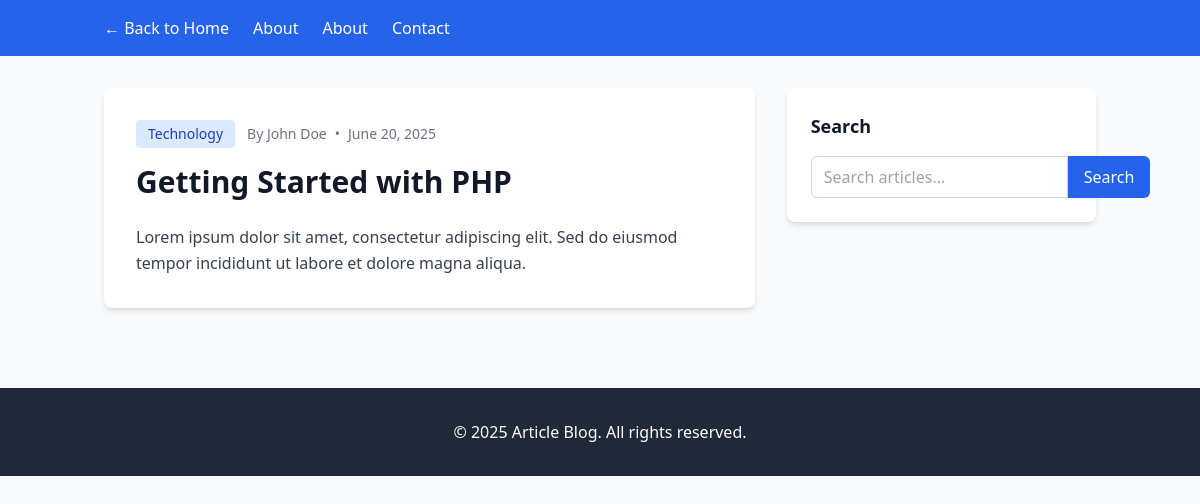
Page /article.php?slug=getting-started-with-php on the committed database.
### tables this page shows
CREATE TABLE `articles` (
  `id` INTEGER PRIMARY KEY AUTO_INCREMENT,
  `title` VARCHAR(200) NOT NULL,
  `slug` VARCHAR(200) UNIQUE NOT NULL,
  `content` TEXT NOT NULL,
  `image_url` VARCHAR(255),
  `created_at` TIMESTAMP DEFAULT CURRENT_TIMESTAMP,
  `updated_at` TIMESTAMP NULL ON UPDATE CURRENT_TIMESTAMP,
  `category_id` INTEGER NOT NULL,
  `author_id` INTEGER NOT NULL,
  `published` BOOLEAN DEFAULT FALSE,
  FOREIGN KEY (`category_id`) REFERENCES `categories` (`id`),
  FOREIGN KEY (`author_id`) REFERENCES `users` (`id`)
);

CREATE TABLE `categories` (
  `id` INTEGER PRIMARY KEY AUTO_INCREMENT,
  `name` VARCHAR(100) UNIQUE NOT NULL,
  `description` TEXT,
  `created_at` TIMESTAMP DEFAULT CURRENT_TIMESTAMP
);

CREATE TABLE `users` (
  `id` INTEGER PRIMARY KEY AUTO_INCREMENT,
  `username` VARCHAR(50) UNIQUE NOT NULL,
  `password` VARCHAR(255) NOT NULL,
  `name` VARCHAR(100),
  `role` ENUM('admin', 'author') DEFAULT 'author',
  `created_at` TIMESTAMP DEFAULT CURRENT_TIMESTAMP
);

### config.php (called while the page is built, shortened)
<?php
function formatDate($date)
{
    return date('F j, Y', strtotime($date));
}

### article.php (the view, shortened to what this page needs)
<?php
require_once 'config.php';
$slug = $_GET['slug'] ?? '';
$db = new Database();
$pdo = $db->getConnection();
$stmt = $pdo->prepare("
    SELECT a.*, c.name as category_name, u.name as author_name
    FROM articles a
    LEFT JOIN categories c ON a.category_id = c.id
    LEFT JOIN users u ON a.author_id = u.id
    WHERE a.slug = ? AND a.published = 1
");
$stmt->execute([$slug]);
$article = $stmt->fetch(PDO::FETCH_ASSOC);
?>
<!DOCTYPE html>
<html lang="en">
<head>
    <script src="https://cdn.tailwindcss.com"></script>
</head>
<body class="bg-gray-50">
    <nav class="bg-blue-600 text-white">
        <div class="container mx-auto px-4">
            <ul class="flex space-x-6 py-4">
                <li><a href="index.php" class="hover:text-blue-200 font-medium">← Back to Home</a></li>
                <li><a href="#" class="hover:text-blue-200">About</a></li>
                <li><a href="#" class="hover:text-blue-200">About</a></li>
                <li><a href="#" class="hover:text-blue-200">Contact</a></li>
            </ul>
        </div>
    </nav>
    <div class="container mx-auto px-4 py-8">
        <div class="grid grid-cols-1 lg:grid-cols-3 gap-8">
            <div class="lg:col-span-2">
                <article class="bg-white rounded-lg shadow-md overflow-hidden">
                    <div class="p-8">
                        <div class="flex items-center text-sm text-gray-500 mb-4">
                            <span class="bg-blue-100 text-blue-800 px-3 py-1 rounded text-sm mr-3">
                                <?php echo htmlspecialchars($article['category_name']); ?>
                            </span>
                            <span>By <?php echo htmlspecialchars($article['author_name']); ?></span>
                            <span class="mx-2">•</span>
                            <span><?php echo formatDate($article['created_at']); ?></span>
                        </div>
                        <h1 class="text-3xl font-bold text-gray-900 mb-6">
                            <?php echo htmlspecialchars($article['title']); ?>
                        </h1>
                        <div class="prose prose-lg max-w-none text-gray-700 leading-relaxed">
                            <?php echo nl2br(htmlspecialchars($article['content'])); ?>
                        </div>
                    </div>
                </article>
            </div>
            <div class="space-y-6">
                <div class="bg-white rounded-lg shadow-md p-6">
                    <h3 class="text-lg font-semibold text-gray-900 mb-4">Search</h3>
                    <form method="GET" action="index.php">
                        <div class="flex">
                            <input type="text" name="search" placeholder="Search articles..."
                                class="flex-1 px-3 py-2 border border-gray-300 rounded-l-md focus:outline-none focus:ring-blue-500 focus:border-blue-500">
                            <button type="submit"
                                class="bg-blue-600 text-white px-4 py-2 rounded-r-md hover:bg-blue-700">
                                Search
                            </button>
                        </div>
                    </form>
                </div>
            </div>
        </div>
    </div>
    <footer class="bg-gray-800 text-white py-8 mt-12">
        <div class="container mx-auto px-4 text-center">
            <p>&copy; 2025 Article Blog. All rights reserved.</p>
        </div>
    </footer>
</body>
</html>

### rows in the picture
articles: category.name "Technology", author.name "John Doe", created_at "June 20, 2025", title "Getting Started with PHP", content "Lorem ipsum dolor sit amet, consectetur adipiscing elit. Sed do eiusmod tempor incididunt ut labore et dolore magna aliqua."
